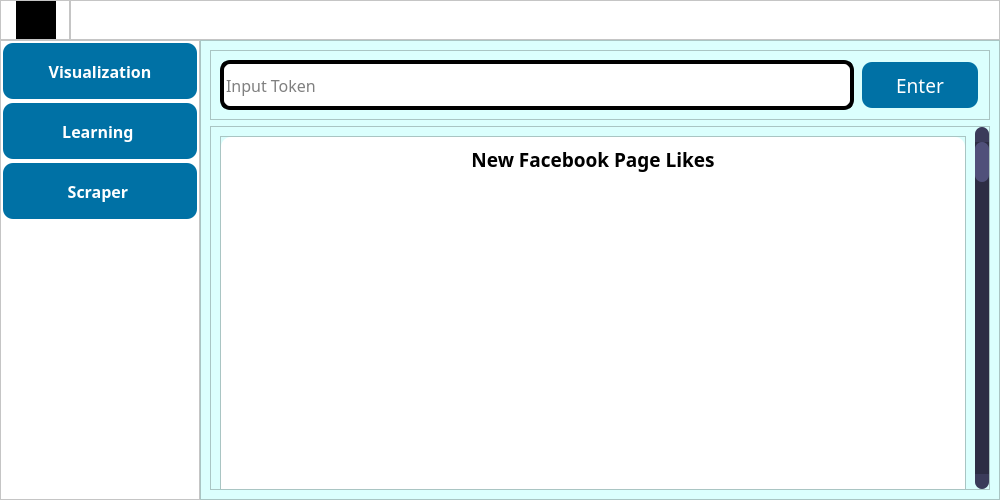
<?xml version="1.0" encoding="UTF-8"?>
<ui version="4.0">
 <class>MainWindow</class>
 <widget class="QMainWindow" name="MainWindow">
  <property name="geometry">
   <rect>
    <x>0</x>
    <y>0</y>
    <width>1000</width>
    <height>500</height>
   </rect>
  </property>
  <property name="minimumSize">
   <size>
    <width>1000</width>
    <height>500</height>
   </size>
  </property>
  <property name="windowTitle">
   <string>MainWindow</string>
  </property>
  <property name="styleSheet">
   <string notr="true">background-color: rgb(45, 45, 45);</string>
  </property>
  <widget class="QWidget" name="centralwidget">
   <layout class="QVBoxLayout" name="verticalLayout">
    <property name="spacing">
     <number>0</number>
    </property>
    <property name="leftMargin">
     <number>0</number>
    </property>
    <property name="topMargin">
     <number>0</number>
    </property>
    <property name="rightMargin">
     <number>0</number>
    </property>
    <property name="bottomMargin">
     <number>0</number>
    </property>
    <item>
     <widget class="QFrame" name="Top_Bar">
      <property name="maximumSize">
       <size>
        <width>16777215</width>
        <height>40</height>
       </size>
      </property>
      <property name="font">
       <font>
        <family>Rockwell Condensed</family>
        <pointsize>14</pointsize>
       </font>
      </property>
      <property name="styleSheet">
       <string notr="true">background-color: rgb(35, 35, 35);</string>
      </property>
      <property name="frameShape">
       <enum>QFrame::NoFrame</enum>
      </property>
      <property name="frameShadow">
       <enum>QFrame::Raised</enum>
      </property>
      <layout class="QHBoxLayout" name="horizontalLayout">
       <property name="spacing">
        <number>0</number>
       </property>
       <property name="leftMargin">
        <number>0</number>
       </property>
       <property name="topMargin">
        <number>0</number>
       </property>
       <property name="rightMargin">
        <number>0</number>
       </property>
       <property name="bottomMargin">
        <number>0</number>
       </property>
       <item>
        <widget class="QFrame" name="frame_menu">
         <property name="maximumSize">
          <size>
           <width>70</width>
           <height>40</height>
          </size>
         </property>
         <property name="styleSheet">
          <string notr="true">background-color: rgb(255, 255, 255)</string>
         </property>
         <property name="frameShape">
          <enum>QFrame::StyledPanel</enum>
         </property>
         <property name="frameShadow">
          <enum>QFrame::Raised</enum>
         </property>
         <layout class="QVBoxLayout" name="verticalLayout_2">
          <property name="spacing">
           <number>0</number>
          </property>
          <property name="leftMargin">
           <number>15</number>
          </property>
          <property name="topMargin">
           <number>0</number>
          </property>
          <property name="rightMargin">
           <number>0</number>
          </property>
          <property name="bottomMargin">
           <number>0</number>
          </property>
          <item>
           <widget class="QPushButton" name="Btn_Toggle">
            <property name="sizePolicy">
             <sizepolicy hsizetype="Expanding" vsizetype="Expanding">
              <horstretch>0</horstretch>
              <verstretch>0</verstretch>
             </sizepolicy>
            </property>
            <property name="maximumSize">
             <size>
              <width>40</width>
              <height>16777215</height>
             </size>
            </property>
            <property name="font">
             <font>
              <pointsize>12</pointsize>
              <bold>true</bold>
             </font>
            </property>
            <property name="styleSheet">
             <string notr="true">background-color: rgb(0,0,0);
border: 0px solid;</string>
            </property>
            <property name="text">
             <string/>
            </property>
            <property name="icon">
             <iconset>
              <normaloff>icons/menu-svgrepo-com.svg</normaloff>icons/menu-svgrepo-com.svg</iconset>
            </property>
            <property name="iconSize">
             <size>
              <width>60</width>
              <height>60</height>
             </size>
            </property>
           </widget>
          </item>
         </layout>
        </widget>
       </item>
       <item>
        <widget class="QFrame" name="frame_top">
         <property name="styleSheet">
          <string notr="true">background-color: rgb(255, 255, 255);</string>
         </property>
         <property name="frameShape">
          <enum>QFrame::StyledPanel</enum>
         </property>
         <property name="frameShadow">
          <enum>QFrame::Raised</enum>
         </property>
        </widget>
       </item>
      </layout>
     </widget>
    </item>
    <item>
     <widget class="QFrame" name="Content">
      <property name="frameShape">
       <enum>QFrame::NoFrame</enum>
      </property>
      <property name="frameShadow">
       <enum>QFrame::Raised</enum>
      </property>
      <layout class="QHBoxLayout" name="horizontalLayout_2">
       <property name="spacing">
        <number>0</number>
       </property>
       <property name="leftMargin">
        <number>0</number>
       </property>
       <property name="topMargin">
        <number>0</number>
       </property>
       <property name="rightMargin">
        <number>0</number>
       </property>
       <property name="bottomMargin">
        <number>0</number>
       </property>
       <item>
        <widget class="QFrame" name="frame_left_menu">
         <property name="minimumSize">
          <size>
           <width>200</width>
           <height>0</height>
          </size>
         </property>
         <property name="maximumSize">
          <size>
           <width>70</width>
           <height>16777215</height>
          </size>
         </property>
         <property name="styleSheet">
          <string notr="true">
background-color: rgb(255, 255, 255);</string>
         </property>
         <property name="frameShape">
          <enum>QFrame::StyledPanel</enum>
         </property>
         <property name="frameShadow">
          <enum>QFrame::Raised</enum>
         </property>
         <layout class="QVBoxLayout" name="verticalLayout_3">
          <property name="leftMargin">
           <number>0</number>
          </property>
          <property name="topMargin">
           <number>0</number>
          </property>
          <property name="rightMargin">
           <number>0</number>
          </property>
          <property name="bottomMargin">
           <number>0</number>
          </property>
          <item alignment="Qt::AlignTop">
           <widget class="QFrame" name="frame_top_menus">
            <property name="frameShape">
             <enum>QFrame::NoFrame</enum>
            </property>
            <property name="frameShadow">
             <enum>QFrame::Raised</enum>
            </property>
            <layout class="QVBoxLayout" name="verticalLayout_4">
             <property name="spacing">
              <number>0</number>
             </property>
             <property name="leftMargin">
              <number>0</number>
             </property>
             <property name="topMargin">
              <number>0</number>
             </property>
             <property name="rightMargin">
              <number>0</number>
             </property>
             <property name="bottomMargin">
              <number>0</number>
             </property>
             <item>
              <widget class="QPushButton" name="btn_Visualization">
               <property name="minimumSize">
                <size>
                 <width>0</width>
                 <height>60</height>
                </size>
               </property>
               <property name="font">
                <font>
                 <family>Rockwell Condensed</family>
                 <pointsize>12</pointsize>
                 <bold>true</bold>
                </font>
               </property>
               <property name="styleSheet">
                <string notr="true">QPushButton {
	color: rgb(255, 255, 255);
	background-color: rgb(0, 113, 165);
	border-radius: 10px ;
	margin: 2px;
}

QPushButton:hover {
	background-color: rgb(85, 170, 255);
}</string>
               </property>
               <property name="text">
                <string>Visualization</string>
               </property>
               <property name="icon">
                <iconset>
                 <normaloff>icons/graph-svgrepo-com.svg</normaloff>icons/graph-svgrepo-com.svg</iconset>
               </property>
               <property name="iconSize">
                <size>
                 <width>30</width>
                 <height>30</height>
                </size>
               </property>
              </widget>
             </item>
             <item>
              <widget class="QPushButton" name="btn_learning">
               <property name="minimumSize">
                <size>
                 <width>0</width>
                 <height>60</height>
                </size>
               </property>
               <property name="font">
                <font>
                 <family>Rockwell Condensed</family>
                 <pointsize>12</pointsize>
                 <bold>true</bold>
                </font>
               </property>
               <property name="styleSheet">
                <string notr="true">QPushButton {
	background-color: rgb(0, 113, 165);
	color: rgb(255, 255, 255);
	border-radius: 10px ;
	margin: 2px;
}

QPushButton:hover {
	background-color: rgb(85, 170, 255);
}</string>
               </property>
               <property name="text">
                <string>Learning </string>
               </property>
               <property name="icon">
                <iconset>
                 <normaloff>icons/big-data-svgrepo-com.svg</normaloff>icons/big-data-svgrepo-com.svg</iconset>
               </property>
               <property name="iconSize">
                <size>
                 <width>30</width>
                 <height>30</height>
                </size>
               </property>
              </widget>
             </item>
             <item>
              <widget class="QPushButton" name="bnt_Scrapper">
               <property name="minimumSize">
                <size>
                 <width>0</width>
                 <height>60</height>
                </size>
               </property>
               <property name="font">
                <font>
                 <family>Rockwell Condensed</family>
                 <pointsize>12</pointsize>
                 <bold>true</bold>
                </font>
               </property>
               <property name="styleSheet">
                <string notr="true">QPushButton {
	color: rgb(255, 255, 255);
	background-color: rgb(0, 113, 165);
	border-radius: 10px ;
	margin: 2px;
}

QPushButton:hover {
	background-color: rgb(85, 170, 255);
}</string>
               </property>
               <property name="text">
                <string>Scraper </string>
               </property>
               <property name="icon">
                <iconset>
                 <normaloff>icons/binoculars-find-svgrepo-com.svg</normaloff>icons/binoculars-find-svgrepo-com.svg</iconset>
               </property>
               <property name="iconSize">
                <size>
                 <width>30</width>
                 <height>30</height>
                </size>
               </property>
              </widget>
             </item>
            </layout>
           </widget>
          </item>
         </layout>
        </widget>
       </item>
       <item>
        <widget class="QFrame" name="frame_pages">
         <property name="styleSheet">
          <string notr="true">background-color: rgb(219, 255, 253);
</string>
         </property>
         <property name="frameShape">
          <enum>QFrame::StyledPanel</enum>
         </property>
         <property name="frameShadow">
          <enum>QFrame::Raised</enum>
         </property>
         <layout class="QVBoxLayout" name="verticalLayout_5">
          <property name="spacing">
           <number>0</number>
          </property>
          <property name="leftMargin">
           <number>0</number>
          </property>
          <property name="topMargin">
           <number>0</number>
          </property>
          <property name="rightMargin">
           <number>0</number>
          </property>
          <property name="bottomMargin">
           <number>0</number>
          </property>
          <item>
           <widget class="QStackedWidget" name="stackedWidget">
            <property name="lineWidth">
             <number>0</number>
            </property>
            <property name="currentIndex">
             <number>1</number>
            </property>
            <widget class="QWidget" name="learning">
             <layout class="QVBoxLayout" name="verticalLayout_7">
              <property name="spacing">
               <number>0</number>
              </property>
              <property name="leftMargin">
               <number>0</number>
              </property>
              <property name="topMargin">
               <number>0</number>
              </property>
              <property name="rightMargin">
               <number>0</number>
              </property>
              <property name="bottomMargin">
               <number>0</number>
              </property>
              <item>
               <widget class="QScrollArea" name="scrollArea">
                <property name="widgetResizable">
                 <bool>true</bool>
                </property>
                <widget class="QWidget" name="scroll_learning">
                 <property name="geometry">
                  <rect>
                   <x>0</x>
                   <y>0</y>
                   <width>779</width>
                   <height>1000</height>
                  </rect>
                 </property>
                 <layout class="QVBoxLayout" name="verticalLayout_9">
                  <property name="spacing">
                   <number>0</number>
                  </property>
                  <property name="leftMargin">
                   <number>0</number>
                  </property>
                  <property name="topMargin">
                   <number>0</number>
                  </property>
                  <property name="rightMargin">
                   <number>0</number>
                  </property>
                  <property name="bottomMargin">
                   <number>0</number>
                  </property>
                  <item>
                   <widget class="QFrame" name="fram_learning">
                    <property name="minimumSize">
                     <size>
                      <width>0</width>
                      <height>1000</height>
                     </size>
                    </property>
                    <property name="frameShape">
                     <enum>QFrame::StyledPanel</enum>
                    </property>
                    <property name="frameShadow">
                     <enum>QFrame::Raised</enum>
                    </property>
                    <layout class="QVBoxLayout" name="verticalLayout_10"/>
                   </widget>
                  </item>
                 </layout>
                </widget>
               </widget>
              </item>
             </layout>
            </widget>
            <widget class="QWidget" name="visaulization">
             <layout class="QVBoxLayout" name="verticalLayout_6">
              <item>
               <widget class="QFrame" name="frame">
                <property name="frameShape">
                 <enum>QFrame::StyledPanel</enum>
                </property>
                <property name="frameShadow">
                 <enum>QFrame::Raised</enum>
                </property>
                <layout class="QHBoxLayout" name="horizontalLayout_3">
                 <item>
                  <widget class="QLineEdit" name="lineEdit">
                   <property name="minimumSize">
                    <size>
                     <width>0</width>
                     <height>50</height>
                    </size>
                   </property>
                   <property name="font">
                    <font>
                     <family>Segoe UI Light</family>
                     <pointsize>12</pointsize>
                    </font>
                   </property>
                   <property name="styleSheet">
                    <string notr="true">QLineEdit{
	background-color: rgb(255, 255, 255);
	border: 4px solid rgb(0, 0, 0);
	border-radius: 10px;
}</string>
                   </property>
                   <property name="placeholderText">
                    <string>Input Token</string>
                   </property>
                  </widget>
                 </item>
                 <item>
                  <widget class="QPushButton" name="pushButton">
                   <property name="minimumSize">
                    <size>
                     <width>120</width>
                     <height>50</height>
                    </size>
                   </property>
                   <property name="font">
                    <font>
                     <family>Rockwell Condensed</family>
                     <pointsize>14</pointsize>
                    </font>
                   </property>
                   <property name="styleSheet">
                    <string notr="true">QPushButton {
	background-color: rgb(0, 113, 165);
	color: rgb(255, 255, 255);
	border-radius: 10px ;
	margin: 2px;
}

QPushButton:hover {
	background-color: rgb(85, 170, 255);
}</string>
                   </property>
                   <property name="text">
                    <string>Enter</string>
                   </property>
                  </widget>
                 </item>
                </layout>
               </widget>
              </item>
              <item>
               <widget class="QScrollArea" name="scrollArea_2">
                <property name="styleSheet">
                 <string notr="true"> QScrollBar:vertical {
	border: none;
    background: rgb(45, 45, 68);
    width: 14px;
    margin: 15px 0 15px 0;
	border-radius: 0px;
 }

/*  HANDLE BAR VERTICAL */
QScrollBar::handle:vertical {	
	background-color: rgb(80, 80, 122);
	min-height: 30px;
	border-radius: 7px;
}
QScrollBar::handle:vertical:hover{	
	background-color: rgb(0, 113, 165);
}
QScrollBar::handle:vertical:pressed {	
	background-color: rgb(0, 113, 165);
}

/* BTN TOP - SCROLLBAR */
QScrollBar::sub-line:vertical {
	border: none;
	background-color: rgb(59, 59, 90);
	height: 15px;
	border-top-left-radius: 7px;
	border-top-right-radius: 7px;
	subcontrol-position: top;
	subcontrol-origin: margin;
}
QScrollBar::sub-line:vertical:hover {	
	background-color: rgb(255, 0, 127);
}
QScrollBar::sub-line:vertical:pressed {	
	background-color: rgb(185, 0, 92);
}

/* BTN BOTTOM - SCROLLBAR */
QScrollBar::add-line:vertical {
	border: none;
	background-color: rgb(59, 59, 90);
	height: 15px;
	border-bottom-left-radius: 7px;
	border-bottom-right-radius: 7px;
	subcontrol-position: bottom;
	subcontrol-origin: margin;
}
QScrollBar::add-line:vertical:hover {	
	background-color: rgb(255, 0, 127);
}
QScrollBar::add-line:vertical:pressed {	
	background-color: rgb(185, 0, 92);
}

/* RESET ARROW */
QScrollBar::up-arrow:vertical, QScrollBar::down-arrow:vertical {
	background: none;
}
QScrollBar::add-page:vertical, QScrollBar::sub-page:vertical {
	background: none;
}


</string>
                </property>
                <property name="widgetResizable">
                 <bool>true</bool>
                </property>
                <widget class="QWidget" name="scroll_visualization">
                 <property name="geometry">
                  <rect>
                   <x>0</x>
                   <y>0</y>
                   <width>757</width>
                   <height>3000</height>
                  </rect>
                 </property>
                 <property name="minimumSize">
                  <size>
                   <width>0</width>
                   <height>3000</height>
                  </size>
                 </property>
                 <property name="styleSheet">
                  <string notr="true"/>
                 </property>
                 <layout class="QVBoxLayout" name="verticalLayout_11">
                  <item>
                   <widget class="QFrame" name="frame_visualization">
                    <property name="minimumSize">
                     <size>
                      <width>0</width>
                      <height>0</height>
                     </size>
                    </property>
                    <property name="maximumSize">
                     <size>
                      <width>16777215</width>
                      <height>16777215</height>
                     </size>
                    </property>
                    <property name="frameShape">
                     <enum>QFrame::StyledPanel</enum>
                    </property>
                    <property name="frameShadow">
                     <enum>QFrame::Raised</enum>
                    </property>
                    <layout class="QVBoxLayout" name="verticalLayout_12">
                     <property name="leftMargin">
                      <number>0</number>
                     </property>
                     <property name="topMargin">
                      <number>0</number>
                     </property>
                     <property name="rightMargin">
                      <number>0</number>
                     </property>
                     <property name="bottomMargin">
                      <number>0</number>
                     </property>
                     <item>
                      <widget class="QFrame" name="frame_like">
                       <property name="styleSheet">
                        <string notr="true">
background-color: rgb(255, 255, 255);
border-radius:10px;</string>
                       </property>
                       <property name="frameShape">
                        <enum>QFrame::StyledPanel</enum>
                       </property>
                       <property name="frameShadow">
                        <enum>QFrame::Raised</enum>
                       </property>
                       <layout class="QVBoxLayout" name="verticalLayout_14" stretch="1,9">
                        <item alignment="Qt::AlignTop">
                         <widget class="QLabel" name="label_page_like">
                          <property name="sizePolicy">
                           <sizepolicy hsizetype="Preferred" vsizetype="Preferred">
                            <horstretch>0</horstretch>
                            <verstretch>0</verstretch>
                           </sizepolicy>
                          </property>
                          <property name="font">
                           <font>
                            <family>Rockwell Condensed</family>
                            <pointsize>14</pointsize>
                            <bold>true</bold>
                           </font>
                          </property>
                          <property name="styleSheet">
                           <string notr="true">
border-radius: 5px;</string>
                          </property>
                          <property name="text">
                           <string>New Facebook Page Likes</string>
                          </property>
                          <property name="alignment">
                           <set>Qt::AlignHCenter|Qt::AlignTop</set>
                          </property>
                          <property name="wordWrap">
                           <bool>false</bool>
                          </property>
                         </widget>
                        </item>
                        <item>
                         <layout class="QVBoxLayout" name="graph_page_like">
                          <property name="spacing">
                           <number>0</number>
                          </property>
                          <property name="sizeConstraint">
                           <enum>QLayout::SetDefaultConstraint</enum>
                          </property>
                          <property name="leftMargin">
                           <number>0</number>
                          </property>
                         </layout>
                        </item>
                       </layout>
                      </widget>
                     </item>
                     <item>
                      <widget class="QFrame" name="frame_gender">
                       <property name="font">
                        <font>
                         <family>Rockwell Condensed</family>
                        </font>
                       </property>
                       <property name="styleSheet">
                        <string notr="true">background-color: rgb(173,216,230);
background-color: rgb(255, 255, 255);
border-radius:10px;</string>
                       </property>
                       <property name="frameShape">
                        <enum>QFrame::StyledPanel</enum>
                       </property>
                       <property name="frameShadow">
                        <enum>QFrame::Raised</enum>
                       </property>
                       <layout class="QVBoxLayout" name="verticalLayout_13" stretch="1,9">
                        <item alignment="Qt::AlignTop">
                         <widget class="QLabel" name="label_page_gender">
                          <property name="font">
                           <font>
                            <family>Rockwell Condensed</family>
                            <pointsize>14</pointsize>
                            <bold>true</bold>
                           </font>
                          </property>
                          <property name="styleSheet">
                           <string notr="true">
border-radius: 5px;</string>
                          </property>
                          <property name="text">
                           <string>Fan Gender</string>
                          </property>
                          <property name="alignment">
                           <set>Qt::AlignCenter</set>
                          </property>
                         </widget>
                        </item>
                        <item>
                         <layout class="QVBoxLayout" name="graph_page_fan"/>
                        </item>
                       </layout>
                      </widget>
                     </item>
                     <item>
                      <widget class="QFrame" name="frame_age">
                       <property name="styleSheet">
                        <string notr="true">background-color: rgb(255, 255, 255);</string>
                       </property>
                       <property name="frameShape">
                        <enum>QFrame::StyledPanel</enum>
                       </property>
                       <property name="frameShadow">
                        <enum>QFrame::Raised</enum>
                       </property>
                       <layout class="QVBoxLayout" name="verticalLayout_16" stretch="1,9">
                        <item>
                         <widget class="QLabel" name="label_page_age">
                          <property name="font">
                           <font>
                            <family>Rockwell Condensed</family>
                            <pointsize>14</pointsize>
                            <bold>true</bold>
                           </font>
                          </property>
                          <property name="text">
                           <string>Fan Age</string>
                          </property>
                          <property name="alignment">
                           <set>Qt::AlignCenter</set>
                          </property>
                         </widget>
                        </item>
                        <item>
                         <layout class="QVBoxLayout" name="graph_page_age"/>
                        </item>
                       </layout>
                      </widget>
                     </item>
                     <item>
                      <widget class="QFrame" name="frame_location">
                       <property name="styleSheet">
                        <string notr="true">
background-color: rgb(255, 255, 255);
color: rgb(255, 255, 255);
border-radius:10px;</string>
                       </property>
                       <property name="frameShape">
                        <enum>QFrame::StyledPanel</enum>
                       </property>
                       <property name="frameShadow">
                        <enum>QFrame::Raised</enum>
                       </property>
                       <layout class="QVBoxLayout" name="verticalLayout_20" stretch="1,9">
                        <item alignment="Qt::AlignTop">
                         <widget class="QLabel" name="label_page_location">
                          <property name="font">
                           <font>
                            <family>Rockwell Condensed</family>
                            <pointsize>14</pointsize>
                            <bold>true</bold>
                           </font>
                          </property>
                          <property name="styleSheet">
                           <string notr="true">color: rgb(0, 0, 0);</string>
                          </property>
                          <property name="text">
                           <string>Fan Location</string>
                          </property>
                          <property name="alignment">
                           <set>Qt::AlignCenter</set>
                          </property>
                         </widget>
                        </item>
                        <item>
                         <layout class="QVBoxLayout" name="graph_page_location"/>
                        </item>
                       </layout>
                      </widget>
                     </item>
                     <item>
                      <widget class="QFrame" name="frame_reach">
                       <property name="styleSheet">
                        <string notr="true">background-color: rgb(255, 255, 255);</string>
                       </property>
                       <property name="frameShape">
                        <enum>QFrame::StyledPanel</enum>
                       </property>
                       <property name="frameShadow">
                        <enum>QFrame::Raised</enum>
                       </property>
                       <layout class="QVBoxLayout" name="verticalLayout_15" stretch="1,94">
                        <item alignment="Qt::AlignVCenter">
                         <widget class="QLabel" name="label">
                          <property name="font">
                           <font>
                            <family>Rockwell Condensed</family>
                            <pointsize>14</pointsize>
                            <bold>true</bold>
                           </font>
                          </property>
                          <property name="text">
                           <string>Page reach</string>
                          </property>
                          <property name="alignment">
                           <set>Qt::AlignCenter</set>
                          </property>
                         </widget>
                        </item>
                        <item>
                         <layout class="QVBoxLayout" name="graph_page_reach"/>
                        </item>
                       </layout>
                      </widget>
                     </item>
                    </layout>
                   </widget>
                  </item>
                 </layout>
                </widget>
               </widget>
              </item>
             </layout>
            </widget>
            <widget class="QWidget" name="page_3">
             <layout class="QVBoxLayout" name="verticalLayout_8"/>
            </widget>
           </widget>
          </item>
         </layout>
        </widget>
       </item>
      </layout>
     </widget>
    </item>
   </layout>
  </widget>
 </widget>
 <resources/>
 <connections/>
</ui>
